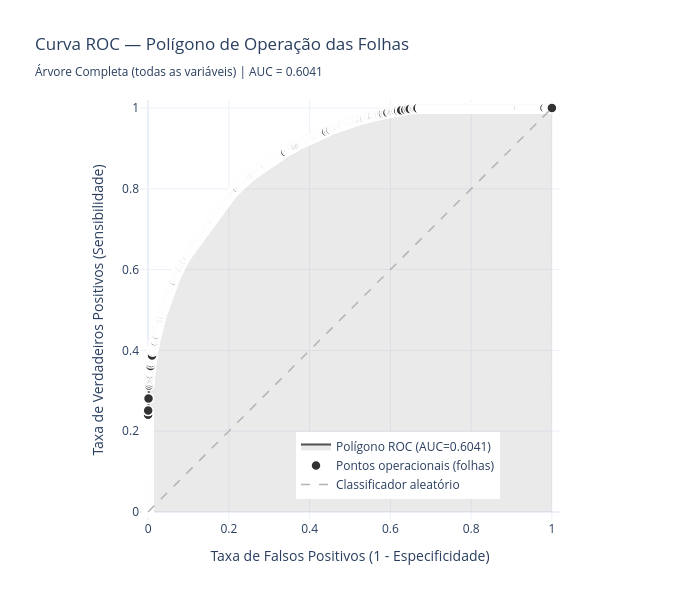

This figure's notebook cell:
### Markdown cell above
## Arvore de decisão completa (com todas as variáveis)

### Code cell
# Árvore sem restrição de profundidade, modelo completo
dt_completa = DecisionTreeClassifier(
    criterion='gini',
    random_state=SEED
)
dt_completa.fit(X_train, y_train)

metricas_completa = avaliar_modelo(
    'Árvore Completa (todas as variáveis)',
    dt_completa, X_train, y_train, X_test, y_test
)

print(f"\nProfundidade da árvore : {dt_completa.get_depth()}")
print(f"Número de nós folha    : {dt_completa.get_n_leaves()}")

# Importância das variáveis pela árvore completa
imp_completa = plot_importancias(
    dt_completa, FEATURES,
    'Importância das variáveis — Árvore Completa\n(critério Gini, top 20)',
    top_n=20
)

print("\nTop 20 variáveis mais importantes (Árvore Completa):")
print(imp_completa.to_string())

### Figure 1 — Plotly figure (JSON) as saved in the notebook; plotly's stock layout.template omitted (floating-point values rounded to 4 significant figures; data arrays with more than 128 entries replaced by an {"elided": "..."} marker saying what was removed)
{"data": [{"fill": "tozeroy", "fillcolor": "rgba(150, 150, 150, 0.2)", "hoverinfo": "skip", "line": {"color": "rgb(80, 80, 80)", "width": 2}, "mode": "lines", "name": "Polígono ROC (AUC=0.6041)", "type": "scatter", "x": {"elided": "2340 float values"}, "y": {"elided": "2340 float values"}}, {"hoverinfo": "text", "hovertext": {"elided": "2340 str values"}, "marker": {"color": "rgb(50, 50, 50)", "line": {"color": "white", "width": 1.5}, "size": 10}, "mode": "markers", "name": "Pontos operacionais (folhas)", "type": "scatter", "x": {"elided": "2340 float values"}, "y": {"elided": "2340 float values"}}, {"hoverinfo": "skip", "line": {"color": "rgb(180, 180, 180)", "dash": "dash", "width": 1.5}, "mode": "lines", "name": "Classificador aleatório", "type": "scatter", "x": [0, 1], "y": [0, 1]}], "layout": {"height": 600, "hoverlabel": {"bgcolor": "white", "font": {"size": 11}}, "legend": {"x": 0.4, "y": 0.05}, "title": {"text": "Curva ROC — Polígono de Operação das Folhas<br><sub>Árvore Completa (todas as variáveis) | AUC = 0.6041</sub>"}, "width": 700, "xaxis": {"constrain": "domain", "range": [-0.02, 1.02], "title": {"text": "Taxa de Falsos Positivos (1 - Especificidade)"}}, "yaxis": {"range": [-0.02, 1.02], "scaleanchor": "x", "title": {"text": "Taxa de Verdadeiros Positivos (Sensibilidade)"}}}}
